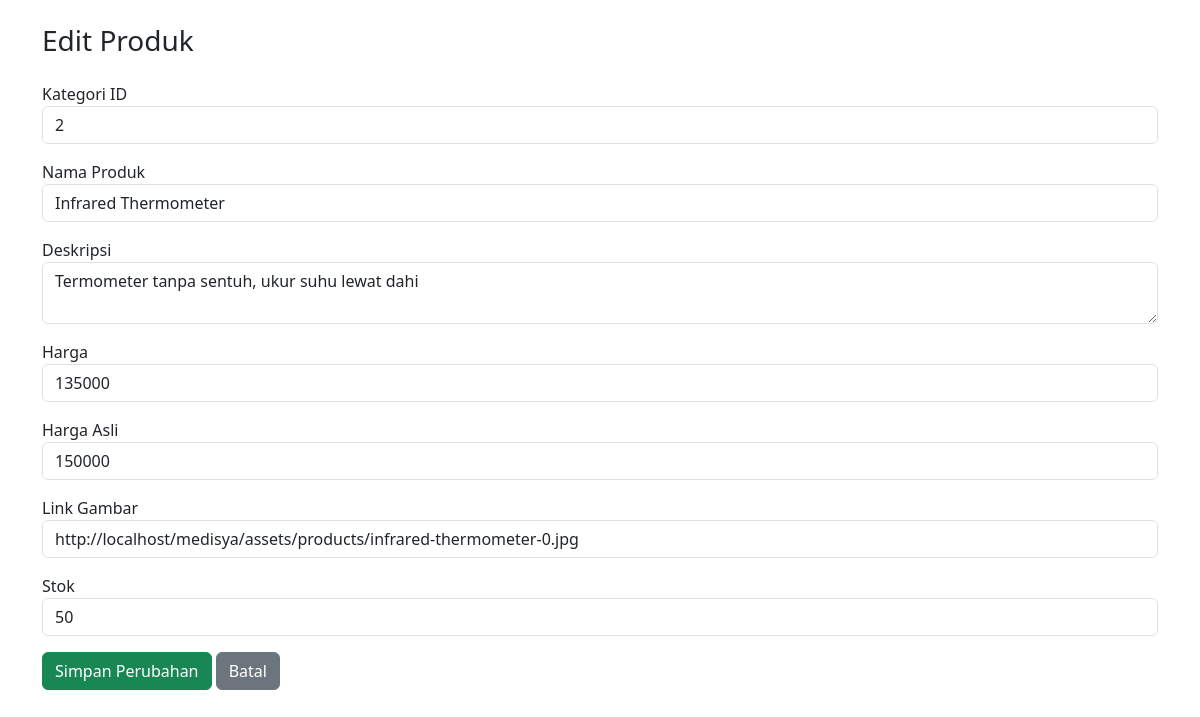
The page /admin/edit_product.php?id=1 (signed in) on the database its author committed.
### tables this page shows
CREATE TABLE `products` (
  `id` int(10) UNSIGNED NOT NULL,
  `category_id` int(10) UNSIGNED NOT NULL DEFAULT 0,
  `name` varchar(250) DEFAULT NULL,
  `description` text DEFAULT NULL,
  `price` float DEFAULT NULL,
  `original_price` float DEFAULT NULL,
  `images` text DEFAULT NULL,
  `quantity` int(10) UNSIGNED DEFAULT NULL,
  `created_at` timestamp NULL DEFAULT NULL,
  `updated_at` timestamp NULL DEFAULT NULL
);

### admin/edit_product.php (the view, shortened to what this page needs)
<?php
include '../includes/db.php';
$id = $_GET['id'];
$query = "SELECT * FROM products WHERE id = $id";
$result = mysqli_query($conn, $query);
$product = mysqli_fetch_assoc($result);
?>
<!DOCTYPE html>
<html lang="id">
<head>
    <link href="https://cdn.jsdelivr.net/npm/bootstrap@5.3.0/dist/css/bootstrap.min.css" rel="stylesheet">
</head>
<body class="p-4">
    <div class="container">
        <h3 class="mb-4">Edit Produk</h3>
        <form method="POST">
            <div class="mb-3">
                <label>Kategori ID</label>
                <input type="number" name="category_id" class="form-control" value="<?= $product['category_id']; ?>" required>
            </div>
            <div class="mb-3">
                <label>Nama Produk</label>
                <input type="text" name="name" class="form-control" value="<?= htmlspecialchars($product['name']); ?>" required>
            </div>
            <div class="mb-3">
                <label>Deskripsi</label>
                <textarea name="description" class="form-control" required><?= htmlspecialchars($product['description']); ?></textarea>
            </div>
            <div class="mb-3">
                <label>Harga</label>
                <input type="number" step="0.01" name="price" class="form-control" value="<?= $product['price']; ?>" required>
            </div>
            <div class="mb-3">
                <label>Harga Asli</label>
                <input type="number" step="0.01" name="original_price" class="form-control" value="<?= $product['original_price']; ?>" required>
            </div>
            <div class="mb-3">
                <label>Link Gambar</label>
                <input type="text" name="images" class="form-control" value="<?= htmlspecialchars($product['images']); ?>" required>
            </div>
            <div class="mb-3">
                <label>Stok</label>
                <input type="number" name="quantity" class="form-control" value="<?= $product['quantity']; ?>" required>
            </div>
            <button type="submit" class="btn btn-success">Simpan Perubahan</button>
            <a href="manage_products.php" class="btn btn-secondary">Batal</a>
        </form>
    </div>
</body>
</html>

### rows shown on the page
products: category_id "2", name "Infrared Thermometer", description "Termometer tanpa sentuh, ukur suhu lewat dahi", price "135000", original_price "150000", images "http://localhost/medisya/assets/products/infrared-thermometer-0.jpg", quantity "50"
